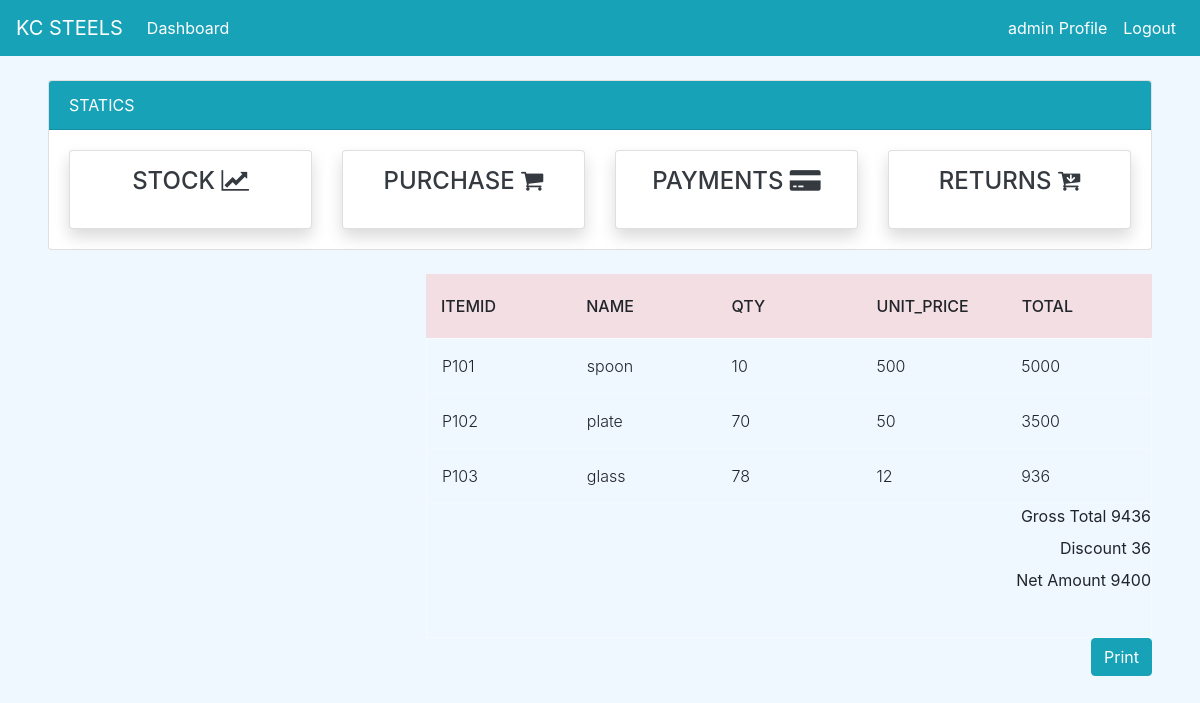
Page /purchase/view/27 (signed in) on the committed database.
### dashboard/models.py (models this page shows, shortened)
class PurchasedItems(models.Model):
    po_number = models.ForeignKey(PurchaseOrder, on_delete=models.CASCADE,null=True)
    vendor_id = models.ForeignKey(Vendor, on_delete=models.CASCADE,null=True)
    item_id = models.ForeignKey(Item, on_delete=models.CASCADE,null=True)
    item_name = models.CharField(max_length=100, null=True)
    quantity = models.PositiveIntegerField(null=True, default=0)
    unit_price = models.PositiveIntegerField(null=True, default=0)
    total_amt = models.PositiveIntegerField(null=True)
    @property
    def item_name(self):
        return self.item_id.name

class Item(models.Model):
        item_no = models.IntegerField(null=True)
        item_id = models.CharField(max_length=10,null=True)
        name = models.CharField(max_length=100, null=True, blank=False)
        unit_price = models.PositiveBigIntegerField(null=True,blank=True)
        qty_available = models.PositiveIntegerField(null=True, default=0)
        qty_sold = models.PositiveIntegerField(null=True, default=0)
        qty_purchased = models.PositiveIntegerField(null=True, default=0)
        status = models.BooleanField(default=False)
        def __str__(self):
            return self.item_id

### dashboard/views.py (the view)
# urls.py: path('purchase/view/<int:pk>',views.purchase_view,name='purchase_view'),
@login_required
def purchase_view(request, pk):
    purchase_orders = PurchaseOrder.objects.get(id=pk)
    purchase_orders1 = PurchaseOrder.objects.all()
    current_po_number = purchase_orders1.values('id').filter(id=pk)[0]['id']
    purchase_order_views = PurchasedItems.objects.filter(po_number_id=current_po_number)
    current_purchase_orderid = PurchaseOrder.objects.get(id=pk).id
    discount = PurchaseOrder.objects.get(id=current_po_number).discount
    net_amt = PurchaseOrder.objects.get(id=current_po_number).net_amount
    total_amt = 0
    _id = PurchaseOrder.objects.get(id=pk).id
    for each in PurchasedItems.objects.filter(po_number__id=_id):
        total_amt += each.total_amt
    context = {
        'purchase_orders' : purchase_orders,
        'purchase_order_views' : purchase_order_views,
        'total_amt' : total_amt,
        'discount' : discount,
        'net_amt' : net_amt,
        'current_purchase_orderid' : current_purchase_orderid
    }
    return render(request, 'purchase/purchase_view.html',context)

### templates/purchase/purchase_view.html (shortened to what this page needs)
{% extends 'partial/base.html' %}
{% load crispy_forms_tags %}
{% block content %}
{% include 'partial/topnav_staff.html'%}
<div class="mx-5">
	<div class="row my-4">
        <div class="col-md-4">
		</div>
		<div class="col-md-8">
			<div class="tbl-header">
				<table cellpadding="0" cellspacing="0" border="0">
				  <thead>
					<tr>
					  <th scope="col">ItemID</th>
					  <th scope="col">Name</th>
					  <th scope="col">Qty</th>
					  <th scope="col">Unit_Price</th>
					  <th scope="col">Total</th>
					</tr>
				  </thead>
				</table>
			  </div>
			  <div class="tbl-content">
				<table cellpadding="0" cellspacing="0" border="0">
				  <tbody>
					{% for purchase_order_view in purchase_order_views %}
					<tr>
					  <td>{{ purchase_order_view.item_id }}</td>
					  <td>{{ purchase_order_view.item_name }}</td>
					  <td>{{ purchase_order_view.quantity }}</td>
					  <td>{{ purchase_order_view.unit_price }}</td>
					  <td>{{ purchase_order_view.total_amt }}</td>
					</tr>
					{% endfor %}
				  </tbody>
				</table>
				<div class="text-right">
					<label>Gross Total</label>
					<span>{{total_amt}}</span><br />
					<label>Discount</label>
					<span>{{discount}}</span><br />
					<label>Net Amount</label>
					<span>{{net_amt}}</span><br />
				</div>
			  </div>
			  <div class="text-right">
				<a class="btn btn-info text-right" href="{% url 'report_pdf'  current_purchase_orderid %}">Print<span class="sr-only">(current)</span></a>
			</div>
		</div>
	</div>
</div>
{% endblock %}

### templates/partial/nav.html (shortened to what this page needs)
<div class="mx-6">
	<nav class="navbar navbar-expand-lg navbar-info bg-info">
        {% if user.is_authenticated %}
            <a class="navbar-brand text-white"  href="#">KC STEELS</a>
            <div class="collapse navbar-collapse" id="navbarSupportedContent">
            <ul class="navbar-nav mr-auto">
                <li class="nav-item active">
                <a class="nav-link text-white" href="{% url 'dashboard-index' %}">Dashboard <span class="sr-only">(current)</span></a>
				</li>
            </ul>
			<ul class="navbar-nav ml-auto">
                <li class="nav-item active">
                <a class="nav-link text-white" data-toggle="modal" data-target="#viewP-{{ user.id}}"> {{ user.username }} Profile <span class="sr-only">(current)</span></a>
                </li>
                <li class="nav-item">
                <a class="nav-link text-white" href="{% url 'user-logout' %}">Logout</a>
                </li>
            </ul>
        {% endif %}
      </nav>
</div>

### static/style.css (style rules this page uses)
body { background-color: aliceblue; }

### static/tblstyle.css (style rules this page uses)
table { width:100%; table-layout: fixed; }
.tbl-header { background-color: rgba(243, 162, 162, 0.3); }
.tbl-content { height:300px; overflow-x:auto; margin-top: 0px; border: 1px solid rgba(255,255,255,0.3); }
th { padding: 20px 15px; text-align: left; font-weight: 500; text-transform: uppercase; }
td { padding: 15px; text-align: left; vertical-align:middle; font-weight: 300; border-bottom: solid 1px rgba(255,255,255,0.1); }

### rows in the picture
PurchasedItems: item_id "P101", item_name "spoon", quantity "10", unit_price "500", total_amt "5000"
PurchasedItems: item_id "P102", item_name "plate", quantity "70", unit_price "50", total_amt "3500"
PurchasedItems: item_id "P103", item_name "glass", quantity "78", unit_price "12", total_amt "936"

### other values in the picture
{{ user.username }} "admin"
{{ total_amt }} "9436"
{{ discount }} "36"
{{ net_amt }} "9400"
